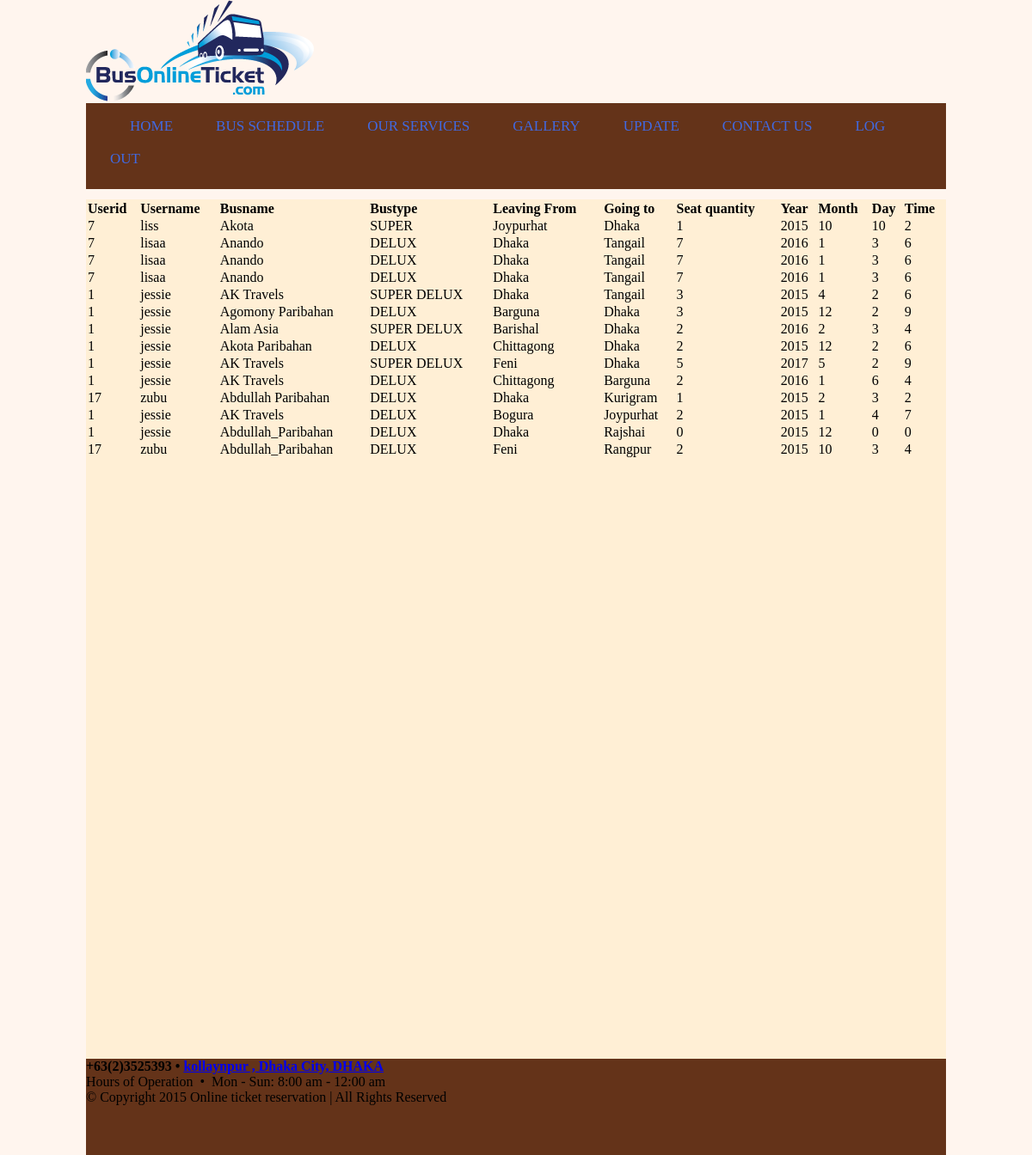
Page /fetch.php on the committed database.
### tables this page shows
CREATE TABLE IF NOT EXISTS `bus_info` (
  `busid` int(11) NOT NULL,
  `userid` int(11) NOT NULL,
  `username` varchar(20) NOT NULL,
  `bname` varchar(20) NOT NULL,
  `type` varchar(20) NOT NULL,
  `fromd` varchar(20) NOT NULL,
  `tod` varchar(20) NOT NULL,
  `seat` int(11) NOT NULL,
  `year` int(11) NOT NULL,
  `month` int(11) NOT NULL,
  `day` int(11) NOT NULL,
  `time` int(11) NOT NULL
);

### fetch.php (the view, shortened to what this page needs)
<!DOCTYPE>
<html>
   <head>
	<link rel="stylesheet" href="styles/styles_fetch.css" media="all"/>
	</head>
	<body>
	  <div class="main_wrapper">
		  <div class="header_wrapper">
			<img id="logo" src="images/banner.gif"/>
		  </div>
		  <div class="menubar">
		    <ul id="menu">
			   <li><a href="fetch.php">HOME</a></li>
			   <li><a href="fetchbus_schedule.php">BUS SCHEDULE</a></li>
			   <li><a href="service.php">OUR SERVICES</a></li>
			   <li><a href="gallery.php">GALLERY</a></li>
			    <li><a href="delete.php">UPDATE</a></li>
			   <li><a href="contact.php">CONTACT US</a></li>
			   <li><a href="logout.php">LOG OUT</a></li>
			</ul>
		  <div class="content_wrapper">
		    <div id="content_area">
			<?php
$con = mysql_connect("localhost","root","","online");
$sql= "SELECT * FROM bus_info";
$myData = mysql_query($sql,$con);
echo "<table align=center width='1000px;' >
<tr>
<td><b>Userid</b></td>
<td><b>Username</b></td>
<td><b>Busname</b></td>
<td><b>Bustype</b></td>
<td><b>Leaving From</b></td>
<td><b>Going to</b></td>
<td><b>Seat quantity</b></td>
<td><b>Year</b></td>
<td><b>Month</b></td>
<td><b>Day</b></td>
<td><b>Time</b></td>
</tr>";
while($record = mysql_fetch_array($myData)){
	echo "<tr>";
	echo "<td>" . $record['userid'] . "</td>";
	echo "<td>" . $record['username'] . "</td>";
	echo "<td>" . $record['bname'] . "</td>";
	echo "<td>" . $record['type'] . "</td>";
	echo "<td>" . $record['fromd'] . "</td>";
	echo "<td>" . $record['tod'] . "</td>";
	echo "<td>" . $record['seat'] . "</td>";
	echo "<td>" . $record['year'] . "</td>";
	echo "<td>" . $record['month'] . "</td>";
	echo "<td>" . $record['day'] . "</td>";
	echo "<td>" . $record['time'] . "</td>";
	echo "</tr>";
}
echo "</table>";
?>
			  </div>
			</div>
		  </div>
		  <div id="footer">
	<h4>+63(2)3525393 &bull; <a href="contact-us.php">kollaynpur , Dhaka City, DHAKA  </a></h4>
	<p>Hours of Operation&nbsp;&nbsp;&bull;&nbsp;&nbsp;Mon - Sun: 8:00 am - 12:00 am</p>
	<p>&copy; Copyright 2015 Online ticket reservation | All Rights Reserved <br /></p>
</div>
	     </div>
	</body>
</html>

### styles/styles_fetch.css (style rules this page uses)
html, body, div, span, applet, object, iframe, h1, h2, h3, h4, h5, h6, p, blockquote, pre, a, abbr, acronym, address, big, cite, code, del, dfn, em, img, ins, kbd, q, s, samp, small, strike, strong, sub, sup, tt, var, b, u, i, center, dl, dt, dd, ol, ul, li, fieldset, form, label, legend, table, caption, tbody, tfoot, thead, tr, th, td, article, aside, canvas, details, embed, figure, figcaption, footer, header, hgroup, menu, nav, output, ruby, section, summary, time, mark, audio, video { margin: 0; padding: 0; border: 0; vertical-align: baseline; }
body { background:SeaShell; }
.main_wrapper { width:1000px; height:auto; margin:auto; }
.header_wrapper { width:1000px; height:100px; margin:auto; }
#logo { float:left; }
.menubar { width:1000px; height:100px; background:#643319; color:#643319; }
#menu { padding:8px; margin:20px; line-height:38px; }
#menu li { list-style:none; display:inline; }
#menu a { text-decoration:none; color:RoyalBlue; padding:18px; margin:5px; font-size:17px; }
.content_wrapper { width:1000px; height:1000px; margin:auto; background:white; }
#content_area { width:1000px; height:1000px; float:right; background:PapayaWhip; }
#footer { width:1000px; height:112px; background:#643319; clear:both; }

### rows in the picture
bus_info: userid "7", username "liss", bname "Akota", type "SUPER", fromd "Joypurhat", tod "Dhaka", seat "1", year "2015", month "10", day "10", time "2"
bus_info: userid "7", username "lisaa", bname "Anando", type "DELUX", fromd "Dhaka", tod "Tangail", seat "7", year "2016", month "1", day "3", time "6"
bus_info: userid "7", username "lisaa", bname "Anando", type "DELUX", fromd "Dhaka", tod "Tangail", seat "7", year "2016", month "1", day "3", time "6"
bus_info: userid "7", username "lisaa", bname "Anando", type "DELUX", fromd "Dhaka", tod "Tangail", seat "7", year "2016", month "1", day "3", time "6"
bus_info: userid "1", username "jessie", bname "AK Travels", type "SUPER DELUX", fromd "Dhaka", tod "Tangail", seat "3", year "2015", month "4", day "2", time "6"
bus_info: userid "1", username "jessie", bname "Agomony Paribahan", type "DELUX", fromd "Barguna", tod "Dhaka", seat "3", year "2015", month "12", day "2", time "9"
bus_info: userid "1", username "jessie", bname "Alam Asia", type "SUPER DELUX", fromd "Barishal", tod "Dhaka", seat "2", year "2016", month "2", day "3", time "4"
bus_info: userid "1", username "jessie", bname "Akota Paribahan", type "DELUX", fromd "Chittagong", tod "Dhaka", seat "2", year "2015", month "12", day "2", time "6"
bus_info: userid "1", username "jessie", bname "AK Travels", type "SUPER DELUX", fromd "Feni", tod "Dhaka", seat "5", year "2017", month "5", day "2", time "9"
bus_info: userid "1", username "jessie", bname "AK Travels", type "DELUX", fromd "Chittagong", tod "Barguna", seat "2", year "2016", month "1", day "6", time "4"
bus_info: userid "17", username "zubu", bname "Abdullah Paribahan", type "DELUX", fromd "Dhaka", tod "Kurigram", seat "1", year "2015", month "2", day "3", time "2"
bus_info: userid "1", username "jessie", bname "AK Travels", type "DELUX", fromd "Bogura", tod "Joypurhat", seat "2", year "2015", month "1", day "4", time "7"
bus_info: userid "1", username "jessie", bname "Abdullah_Paribahan", type "DELUX", fromd "Dhaka", tod "Rajshai", seat "0", year "2015", month "12", day "0", time "0"
bus_info: userid "17", username "zubu", bname "Abdullah_Paribahan", type "DELUX", fromd "Feni", tod "Rangpur", seat "2", year "2015", month "10", day "3", time "4"
